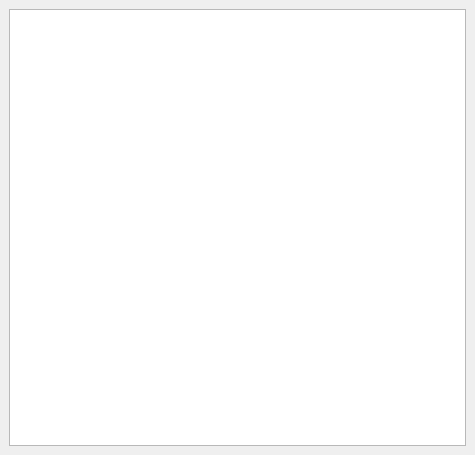
<?xml version="1.0" encoding="UTF-8"?>
<ui version="4.0">
 <class>MainWindow</class>
 <widget class="QMainWindow" name="MainWindow">
  <property name="geometry">
   <rect>
    <x>0</x>
    <y>0</y>
    <width>475</width>
    <height>455</height>
   </rect>
  </property>
  <property name="windowTitle">
   <string>MainWindow</string>
  </property>
  <widget class="QWidget" name="centralwidget">
   <layout class="QHBoxLayout" name="horizontalLayout">
    <item>
     <widget class="QTableView" name="tableView"/>
    </item>
   </layout>
  </widget>
  <widget class="QMenuBar" name="menubar">
   <property name="geometry">
    <rect>
     <x>0</x>
     <y>0</y>
     <width>475</width>
     <height>20</height>
    </rect>
   </property>
  </widget>
 </widget>
 <resources/>
 <connections/>
</ui>
